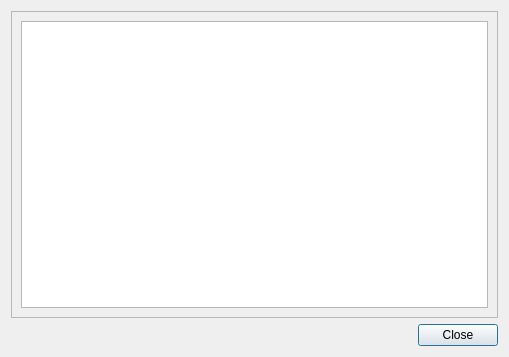
<?xml version="1.0" encoding="UTF-8"?>
<ui version="4.0">
 <class>OutputDialog</class>
 <widget class="QDialog" name="OutputDialog">
  <property name="geometry">
   <rect>
    <x>0</x>
    <y>0</y>
    <width>509</width>
    <height>357</height>
   </rect>
  </property>
  <property name="windowTitle">
   <string>Ausgabefenster</string>
  </property>
  <property name="windowIcon">
   <iconset resource="../res/logos.qrc">
    <normaloff>:/logo/fls_logo_60.png</normaloff>:/logo/fls_logo_60.png</iconset>
  </property>
  <layout class="QVBoxLayout" name="verticalLayout">
   <item>
    <widget class="QScrollArea" name="scrollArea">
     <property name="widgetResizable">
      <bool>true</bool>
     </property>
     <widget class="QWidget" name="scrollAreaWidgetContents">
      <property name="geometry">
       <rect>
        <x>0</x>
        <y>0</y>
        <width>493</width>
        <height>308</height>
       </rect>
      </property>
      <layout class="QVBoxLayout" name="verticalLayout_2">
       <item>
        <widget class="QPlainTextEdit" name="plainTextEdit">
         <property name="undoRedoEnabled">
          <bool>false</bool>
         </property>
         <property name="readOnly">
          <bool>true</bool>
         </property>
         <property name="plainText">
          <string notr="true"/>
         </property>
        </widget>
       </item>
      </layout>
     </widget>
    </widget>
   </item>
   <item>
    <widget class="QDialogButtonBox" name="buttonBox">
     <property name="orientation">
      <enum>Qt::Horizontal</enum>
     </property>
     <property name="standardButtons">
      <set>QDialogButtonBox::Close</set>
     </property>
    </widget>
   </item>
  </layout>
 </widget>
 <resources>
  <include location="../res/logos.qrc"/>
 </resources>
 <connections>
  <connection>
   <sender>buttonBox</sender>
   <signal>accepted()</signal>
   <receiver>OutputDialog</receiver>
   <slot>close()</slot>
   <hints>
    <hint type="sourcelabel">
     <x>248</x>
     <y>254</y>
    </hint>
    <hint type="destinationlabel">
     <x>157</x>
     <y>274</y>
    </hint>
   </hints>
  </connection>
  <connection>
   <sender>buttonBox</sender>
   <signal>rejected()</signal>
   <receiver>OutputDialog</receiver>
   <slot>close()</slot>
   <hints>
    <hint type="sourcelabel">
     <x>316</x>
     <y>260</y>
    </hint>
    <hint type="destinationlabel">
     <x>286</x>
     <y>274</y>
    </hint>
   </hints>
  </connection>
 </connections>
</ui>
